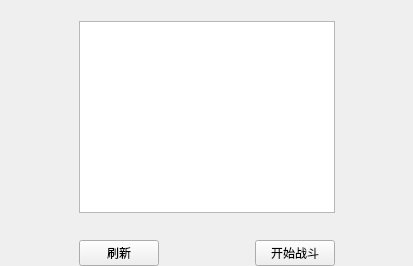
                  <widget class="QWidget" name="arena">
                   <attribute name="title">
                    <string>古罗马角斗场</string>
                   </attribute>
                   <layout class="QGridLayout" name="gridLayout_5">
                    <property name="leftMargin">
                     <number>0</number>
                    </property>
                    <property name="topMargin">
                     <number>0</number>
                    </property>
                    <property name="rightMargin">
                     <number>0</number>
                    </property>
                    <property name="bottomMargin">
                     <number>0</number>
                    </property>
                    <item row="0" column="1">
                     <spacer name="verticalSpacer_4">
                      <property name="orientation">
                       <enum>Qt::Vertical</enum>
                      </property>
                      <property name="sizeHint" stdset="0">
                       <size>
                        <width>20</width>
                        <height>21</height>
                       </size>
                      </property>
                     </spacer>
                    </item>
                    <item row="1" column="0">
                     <spacer name="horizontalSpacer_6">
                      <property name="orientation">
                       <enum>Qt::Horizontal</enum>
                      </property>
                      <property name="sizeHint" stdset="0">
                       <size>
                        <width>79</width>
                        <height>20</height>
                       </size>
                      </property>
                     </spacer>
                    </item>
                    <item row="1" column="1">
                     <widget class="QTableView" name="Battle_elf_list">
                      <property name="editTriggers">
                       <set>QAbstractItemView::NoEditTriggers</set>
                      </property>
                      <property name="selectionBehavior">
                       <enum>QAbstractItemView::SelectRows</enum>
                      </property>
                     </widget>
                    </item>
                    <item row="1" column="2">
                     <spacer name="horizontalSpacer_5">
                      <property name="orientation">
                       <enum>Qt::Horizontal</enum>
                      </property>
                      <property name="sizeHint" stdset="0">
                       <size>
                        <width>78</width>
                        <height>20</height>
                       </size>
                      </property>
                     </spacer>
                    </item>
                    <item row="2" column="1">
                     <spacer name="verticalSpacer_3">
                      <property name="orientation">
                       <enum>Qt::Vertical</enum>
                      </property>
                      <property name="sizeHint" stdset="0">
                       <size>
                        <width>20</width>
                        <height>21</height>
                       </size>
                      </property>
                     </spacer>
                    </item>
                    <item row="3" column="1">
                     <layout class="QHBoxLayout" name="horizontalLayout_2">
                      <item>
                       <widget class="QPushButton" name="Battle_refresh">
                        <property name="text">
                         <string>刷新</string>
                        </property>
                       </widget>
                      </item>
                      <item>
                       <spacer name="horizontalSpacer_4">
                        <property name="orientation">
                         <enum>Qt::Horizontal</enum>
                        </property>
                        <property name="sizeHint" stdset="0">
                         <size>
                          <width>40</width>
                          <height>20</height>
                         </size>
                        </property>
                       </spacer>
                      </item>
                      <item>
                       <widget class="QPushButton" name="Battle_start">
                        <property name="text">
                         <string>开始战斗</string>
                        </property>
                       </widget>
                      </item>
                     </layout>
                    </item>
                   </layout>
                  </widget>
